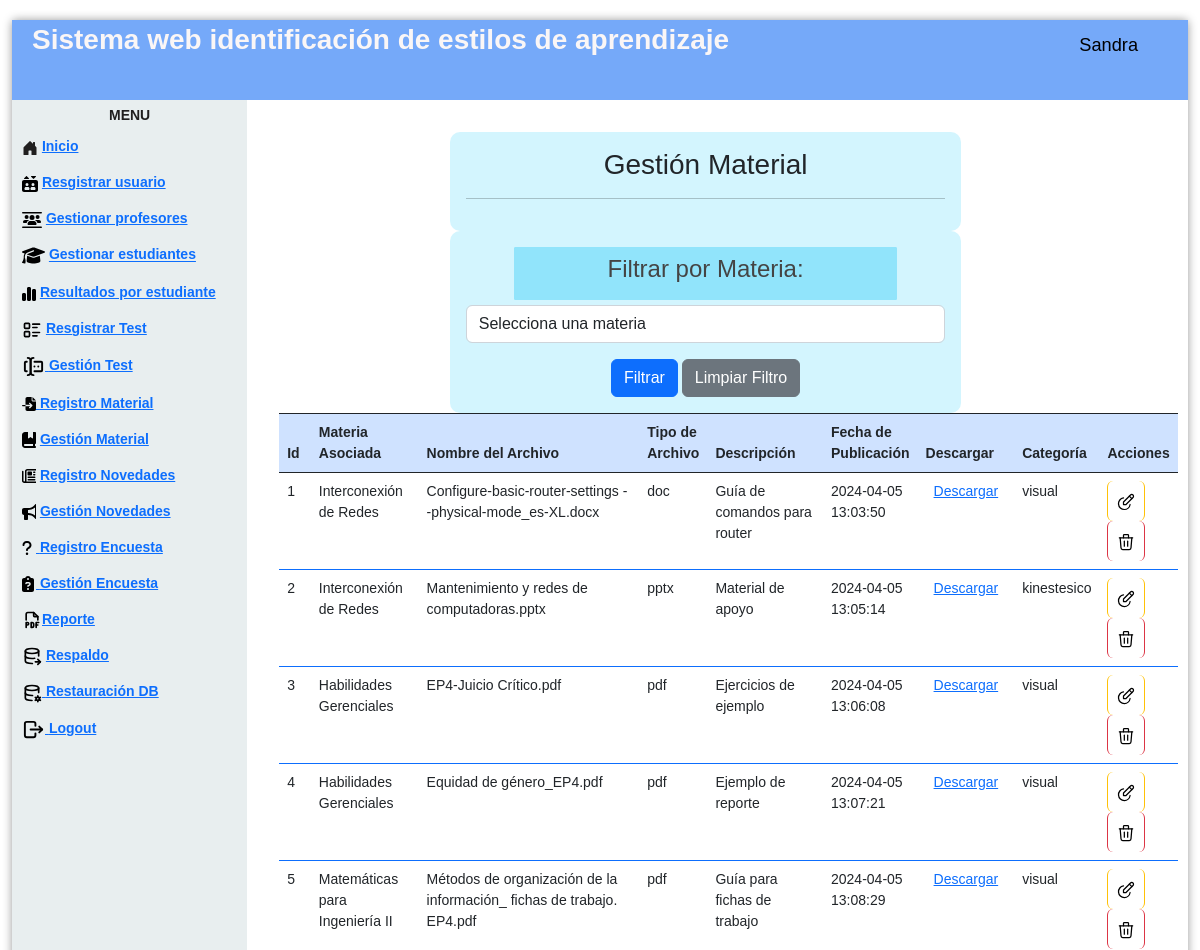
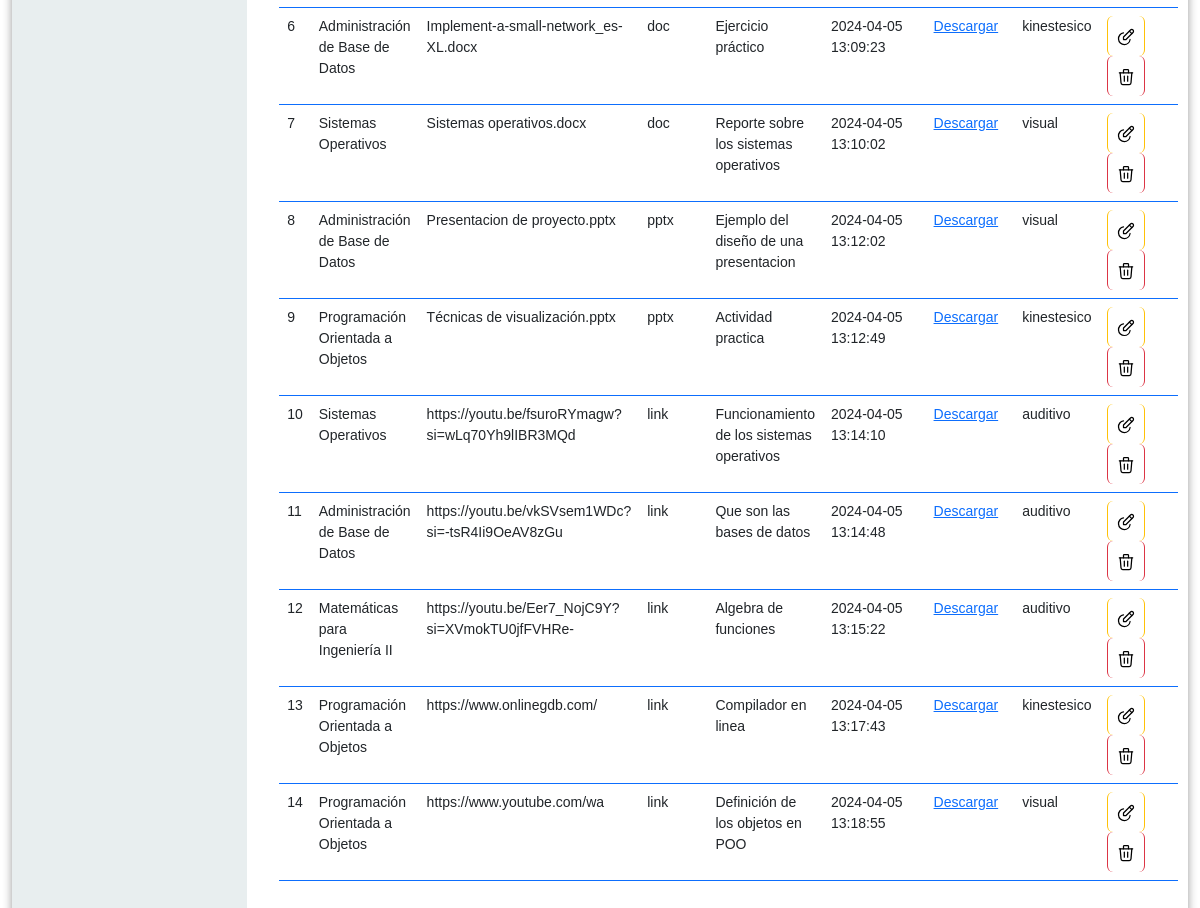
The page /gestionMaterial.php (signed in) on the database its author committed (2 pictures, top to bottom).
### tables this page shows
CREATE TABLE `material_didactico` (
  `idMaterial` int(11) NOT NULL,
  `tipo` varchar(15) NOT NULL,
  `titulo` varchar(120) NOT NULL,
  `descripción` varchar(100) NOT NULL,
  `fechaPublicacion` timestamp NOT NULL DEFAULT current_timestamp(),
  `materia_asosiada` varchar(45) NOT NULL,
  `categoria` varchar(45) NOT NULL
);

### gestionMaterial.php (the view, shortened to what this page needs)
<!DOCTYPE html>
<html lang="en">
   <head>
      <link href="https://cdn.jsdelivr.net/npm/bootstrap@5.2.2/dist/css/bootstrap.min.css" rel="stylesheet">
      <link href='css/nav.css' rel='stylesheet' type='text/css'>
      <link href='css/formulario.css' rel='stylesheet' type='text/css'>
   </head>
   <body>
      <div class="page">
         <div class="pageHeader">
            <div class="title">Sistema web identificación de estilos de aprendizaje</div>
            <div class="userPanel"><span class="username" style="color:#000000";><i class="fa-solid fa-user-large"></i></svg>
               <?php   echo  $_SESSION["nombre"];
                  ?></span>
            </div>
         </div>
         <div class="main">
            <div class="nav">
               <div class="menu">
                  <div class="title">
                     <center>Menu</center>
                  </div>
                  <ul>
                     <li>
                        <a href="controlador/loginrol.php"> Inicio
                        <a>
                     </li>
                     <li>
                     <a href="registroUs.php"> Resgistrar usuario<a></li>
                     <li>
                     <a href="gestionPr.php">Gestionar profesores<a></li>
                     <li>
                     <a href="gestionEs.php"> Gestionar estudiantes<a></li>
                     <li>
                     <a href="estudiantesGraficas.php">Resultados por estudiante<a></li>
                     <li>   <a href="registroPregunta.php"> Resgistrar Test<a></li>
                     <li><a href="gestionPreguntas.php"> Gestión Test<a></li>
                     <li>
                     <a href="registroMaterial.php"> Registro Material<a>
                     </li>
                     <li> <a href="gestionMaterial.php">  Gestión Material<a> </li>
                     <li> <a href="registroNovedadAdmin.php"> Registro Novedades<a></li>
                     <li> <a href="gestionNovedadesAdmin.php"> Gestión Novedades<a></li>
                     <li><a href="registroEncuestaA.php"> Registro Encuesta<a></li>
                     <li><a href="gestionEncuestaA.php"> Gestión Encuesta<a></li>
                     <li><a href="formularioReporteA.php">Reporte<a></li>
                     <li> <a href="generaR.php"> Respaldo<a></li>
                     <li><a href="respaldo"> Restauración DB<a></li>
                     <li><a href="controlador/cerrarsesion.php"> Logout<a></li>
                  </ul>
               </div>
            </div>
            <div class="view col-12 p-3 ">
            <div class="container-fluid row">
            <div class="col-12 p-3">
            <form action="" method="get" class="col-10 p-3 m-auto formulario">
            <h3>Gestión Material</h3>
            <hr    color="#000000";>
            </form>
            <?php
               include "modelo/conexion.php";
               if (isset($_GET['materia'])) {
                   $filtro_materia = $_GET['materia'];
                   $query = "SELECT * FROM material_didactico WHERE materia_asosiada = '$filtro_materia' ORDER BY fechaPublicacion ASC";
               } else {
                   $query = "SELECT * FROM material_didactico ORDER BY fechaPublicacion ASC";
               }
               $resultado = mysqli_query($conexion, $query);
               ?>
            <form method="GET" action="" class="col-10 p-3 m-auto formulario">
            <div class="mb-3">
            <label for="materia" class="input_textual"><h4>Filtrar por Materia:</h4></label>
            <select class="form-control" id="materia" name="materia" required>
            <option value="">Selecciona una materia</option>
            </select>
            </div>
            <button type="submit" class="btn btn-primary">Filtrar</button>
            <a href="?clear=true" class="btn btn-secondary">Limpiar Filtro</a>
            </form>
            <table class="table">
            <thead class="table bg-light text-dark table-striped table-bordered border-dark table-primary">
            <tr>
            <th scope="col">Id </th>
            <th scope="col">Materia Asociada</th>
            <th scope="col">Nombre del Archivo</th>
            <th scope="col">Tipo de Archivo</th>
            <th scope="col">Descripción</th>
            <th scope="col">Fecha de Publicación</th>
            <th scope="col">Descargar</th>
            <th scope="col">Categoría</th>
            <th scope="col">Acciones</th>
            </tr>
            </thead>
            <tbody class="table table table-striped table-hover table-bordered border-primary">
            <?php
               while ($fila = mysqli_fetch_assoc($resultado)) {
                 $nombre = $fila['idMaterial'];
                   echo '<tr>';
                   echo '<td>' . $fila['idMaterial'] . '</td>';
                   echo '<td>' . $fila['materia_asosiada'] . '</td>';
                   echo '<td>' . $fila['titulo'] . '</td>';
                   echo '<td>' . $fila['tipo'] . '</td>';
                   echo '<td>' . $fila['descripción'] . '</td>';
                   echo '<td>' . $fila['fechaPublicacion'] . '</td>';
                   $ruta_archivo = 'material/' . $fila['titulo'];
                   echo '<td><a href="' . $ruta_archivo . '" download>Descargar</a></td>';
                   echo '<td>' . $fila['categoria'] . '</td>';
                   ?>
            <td>
            <a href="modificacionMaterial.php?id=<?= $nombre ?>" class="btn btn-small btn-warning">
            </a>
            <a onclick="return eliminar()" href="gestionMaterial.php?id=<?= $nombre ?>"  class="btn btn-small btn-danger" >
            </a>
            </td>
            <?php
               echo '</tr>';
               }
               ?>
            </tbody>
            </table>
            </div>
            </div>
            </div>
         </div>
      </div>
   </body>
</html>

### css/nav.css (style rules this page uses)
html { background-image: url(http://www.ultraimg.com/images/2UeGfhZ.jpg); }
body { padding: 0px; margin: 0px; font-family: "Open Sans"; font-size: 14px; }
.page { position: absolute; width: 98%; height: 98%; left: 1%; top: 1%; background-color: rgba(255, 255, 255, 0.7); -moz-border-radius: 4px; -webkit-border-radius: 4px; border-radius: 4px; -moz-box-shadow: 0 0 10px 0 rgba(0, 0, 0, 0.4); -webkit-box-shadow: 0 0 10px 0 rgba(0, 0, 0, 0.4); box-shadow: 0 0 10px 0 rgba(0, 0, 0, 0.4); }
.pageHeader { width: 100%; height: 80px; line-height: 50px; background-color: #75a9f9; color: rgb(250, 246, 246); -moz-box-sizing: border-box; -webkit-box-sizing: border-box; box-sizing: border-box; padding: 5px 20px; vertical-align: middle; }
.pageHeader .title { width: 70%; float: left; line-height: 30px; font-size: 2em; font-weight: 700; }
.pageHeader .userPanel { width: 30%; float: right; }
.pageHeader .userPanel .username { float: right; line-height: 40px; padding: 0px 20px; font-weight: 400; font-size: 1.3em; color:#201f1f; }
.main { position: relative; width: 100%; height: 100%; clear: both; background-color: white; }
.main .nav { width: 20%; height: 100%; float: left; background-color: rgba(227, 234, 235, 0.8); }
.main .nav .menu { width: 100%; margin: 5px; color: #201f1f; }
.main .nav .menu .title { font-weight: 700; font-size: 1em; text-transform: uppercase; }
.main .nav .menu ul { padding-left: 0px; }
.main .nav .menu ul li { cursor: pointer; list-style: none; margin: 5px 0px; padding: 5px 0px; font-weight: 600; margin-right: 10px; padding-left: 5px; -moz-border-radius: 4px; -webkit-border-radius: 4px; border-radius: 4px; transition: 0.25s all; }
.main .view { position: relative; overflow: hidden; }
.main .view ,img { float: right; padding-top: 3%; width: 80%; }
.view ,table { align-items: center; }

### css/formulario.css (style rules this page uses)
* { transition: .4s; box-sizing: border-box; font-family: 'arial'; }
body { background: rgba(255, 255, 255, 0.8); }
.formulario { width: 60%; margin: auto; text-align: center; background: #4dd7fa3f; padding-top: 30px; border-radius: 10px; }
.formulario .input_textual { display: block; padding: 7px 7px; margin: auto; margin-bottom: 5px; width: 80%; border: 1px solid #91e4fb; border-radius: 1px; color: #444; font-size: 0.8em; background:#91e4fb; }

### rows shown on the page
material_didactico: idMaterial "1", materia_asosiada "Interconexión de Redes", titulo "Configure-basic-router-settings - -physical-mode_es-XL.docx", tipo "doc", descripción "Guía de comandos para router", fechaPublicacion "2024-04-05 13:03:50", categoria "visual"
material_didactico: idMaterial "2", materia_asosiada "Interconexión de Redes", titulo "Mantenimiento y redes de computadoras.pptx", tipo "pptx", descripción "Material de apoyo", fechaPublicacion "2024-04-05 13:05:14", categoria "kinestesico"
material_didactico: idMaterial "3", materia_asosiada "Habilidades Gerenciales", titulo "EP4-Juicio Crítico.pdf", tipo "pdf", descripción "Ejercicios de ejemplo", fechaPublicacion "2024-04-05 13:06:08", categoria "visual"
material_didactico: idMaterial "4", materia_asosiada "Habilidades Gerenciales", titulo "Equidad de género_EP4.pdf", tipo "pdf", descripción "Ejemplo de reporte", fechaPublicacion "2024-04-05 13:07:21", categoria "visual"
material_didactico: idMaterial "5", materia_asosiada "Matemáticas para Ingeniería II", titulo "Métodos de organización de la información_ fichas de trabajo. EP4.pdf", tipo "pdf", descripción "Guía para fichas de trabajo", fechaPublicacion "2024-04-05 13:08:29", categoria "visual"
material_didactico: idMaterial "6", materia_asosiada "Administración de Base de Datos", titulo "Implement-a-small-network_es-XL.docx", tipo "doc", descripción "Ejercicio práctico", fechaPublicacion "2024-04-05 13:09:23", categoria "kinestesico"
material_didactico: idMaterial "7", materia_asosiada "Sistemas Operativos", titulo "Sistemas operativos.docx", tipo "doc", descripción "Reporte sobre los sistemas operativos", fechaPublicacion "2024-04-05 13:10:02", categoria "visual"
material_didactico: idMaterial "8", materia_asosiada "Administración de Base de Datos", titulo "Presentacion de proyecto.pptx", tipo "pptx", descripción "Ejemplo del diseño de una presentacion", fechaPublicacion "2024-04-05 13:12:02", categoria "visual"
material_didactico: idMaterial "9", materia_asosiada "Programación Orientada a Objetos", titulo "Técnicas de visualización.pptx", tipo "pptx", descripción "Actividad practica", fechaPublicacion "2024-04-05 13:12:49", categoria "kinestesico"
material_didactico: idMaterial "10", materia_asosiada "Sistemas Operativos", titulo "https://youtu.be/fsuroRYmagw?si=wLq70Yh9lIBR3MQd", tipo "link", descripción "Funcionamiento de los sistemas operativos", fechaPublicacion "2024-04-05 13:14:10", categoria "auditivo"
material_didactico: idMaterial "11", materia_asosiada "Administración de Base de Datos", titulo "https://youtu.be/vkSVsem1WDc?si=-tsR4Ii9OeAV8zGu", tipo "link", descripción "Que son las bases de datos", fechaPublicacion "2024-04-05 13:14:48", categoria "auditivo"
material_didactico: idMaterial "12", materia_asosiada "Matemáticas para Ingeniería II", titulo "https://youtu.be/Eer7_NojC9Y?si=XVmokTU0jfFVHRe-", tipo "link", descripción "Algebra de funciones", fechaPublicacion "2024-04-05 13:15:22", categoria "auditivo"
material_didactico: idMaterial "13", materia_asosiada "Programación Orientada a Objetos", titulo "https://www.onlinegdb.com/", tipo "link", descripción "Compilador en linea", fechaPublicacion "2024-04-05 13:17:43", categoria "kinestesico"
material_didactico: idMaterial "14", materia_asosiada "Programación Orientada a Objetos", titulo "https://www.youtube.com/wa", tipo "link", descripción "Definición de los objetos en POO", fechaPublicacion "2024-04-05 13:18:55", categoria "visual"

### other values the page prints
$_SESSION["nombre"] "Sandra"
